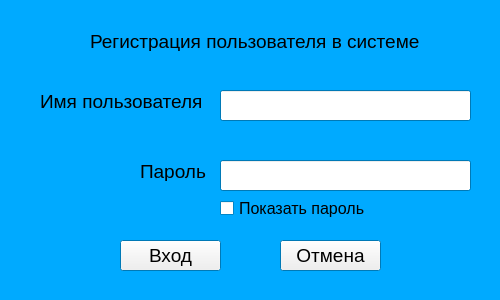
<?xml version="1.0" encoding="UTF-8"?>
<ui version="4.0">
 <class>LoginWindow</class>
 <widget class="QWidget" name="LoginWindow">
  <property name="geometry">
   <rect>
    <x>0</x>
    <y>0</y>
    <width>500</width>
    <height>300</height>
   </rect>
  </property>
  <property name="sizePolicy">
   <sizepolicy hsizetype="Fixed" vsizetype="Fixed">
    <horstretch>0</horstretch>
    <verstretch>0</verstretch>
   </sizepolicy>
  </property>
  <property name="minimumSize">
   <size>
    <width>500</width>
    <height>300</height>
   </size>
  </property>
  <property name="maximumSize">
   <size>
    <width>500</width>
    <height>300</height>
   </size>
  </property>
  <property name="palette">
   <palette>
    <active>
     <colorrole role="Base">
      <brush brushstyle="SolidPattern">
       <color alpha="255">
        <red>255</red>
        <green>255</green>
        <blue>255</blue>
       </color>
      </brush>
     </colorrole>
     <colorrole role="Window">
      <brush brushstyle="SolidPattern">
       <color alpha="255">
        <red>0</red>
        <green>170</green>
        <blue>255</blue>
       </color>
      </brush>
     </colorrole>
    </active>
    <inactive>
     <colorrole role="Base">
      <brush brushstyle="SolidPattern">
       <color alpha="255">
        <red>255</red>
        <green>255</green>
        <blue>255</blue>
       </color>
      </brush>
     </colorrole>
     <colorrole role="Window">
      <brush brushstyle="SolidPattern">
       <color alpha="255">
        <red>0</red>
        <green>170</green>
        <blue>255</blue>
       </color>
      </brush>
     </colorrole>
    </inactive>
    <disabled>
     <colorrole role="Base">
      <brush brushstyle="SolidPattern">
       <color alpha="255">
        <red>0</red>
        <green>170</green>
        <blue>255</blue>
       </color>
      </brush>
     </colorrole>
     <colorrole role="Window">
      <brush brushstyle="SolidPattern">
       <color alpha="255">
        <red>0</red>
        <green>170</green>
        <blue>255</blue>
       </color>
      </brush>
     </colorrole>
    </disabled>
   </palette>
  </property>
  <property name="windowTitle">
   <string>Регистрация пользователя в системе</string>
  </property>
  <widget class="QLabel" name="mainLbl">
   <property name="geometry">
    <rect>
     <x>90</x>
     <y>30</y>
     <width>361</width>
     <height>21</height>
    </rect>
   </property>
   <property name="text">
    <string>&lt;html&gt;&lt;head/&gt;&lt;body&gt;&lt;p&gt;&lt;span style=&quot; font-size:14pt;&quot;&gt;Регистрация пользователя в системе&lt;/span&gt;&lt;/p&gt;&lt;/body&gt;&lt;/html&gt;</string>
   </property>
  </widget>
  <widget class="QLabel" name="userNameLbl">
   <property name="geometry">
    <rect>
     <x>40</x>
     <y>90</y>
     <width>161</width>
     <height>21</height>
    </rect>
   </property>
   <property name="font">
    <font>
     <pointsize>14</pointsize>
    </font>
   </property>
   <property name="text">
    <string>&lt;html&gt;&lt;head/&gt;&lt;body&gt;&lt;p&gt;&lt;span style=&quot; font-size:14pt;&quot;&gt;Имя пользователя&lt;/span&gt;&lt;/p&gt;&lt;/body&gt;&lt;/html&gt;</string>
   </property>
  </widget>
  <widget class="QLabel" name="passLbl">
   <property name="geometry">
    <rect>
     <x>140</x>
     <y>160</y>
     <width>71</width>
     <height>21</height>
    </rect>
   </property>
   <property name="text">
    <string>&lt;html&gt;&lt;head/&gt;&lt;body&gt;&lt;p&gt;&lt;span style=&quot; font-size:14pt;&quot;&gt;Пароль&lt;/span&gt;&lt;/p&gt;&lt;/body&gt;&lt;/html&gt;</string>
   </property>
  </widget>
  <widget class="QLineEdit" name="loginEd">
   <property name="geometry">
    <rect>
     <x>220</x>
     <y>90</y>
     <width>251</width>
     <height>31</height>
    </rect>
   </property>
   <property name="font">
    <font>
     <pointsize>14</pointsize>
    </font>
   </property>
  </widget>
  <widget class="QLineEdit" name="passEd">
   <property name="geometry">
    <rect>
     <x>220</x>
     <y>160</y>
     <width>251</width>
     <height>31</height>
    </rect>
   </property>
   <property name="font">
    <font>
     <pointsize>14</pointsize>
    </font>
   </property>
   <property name="echoMode">
    <enum>QLineEdit::Password</enum>
   </property>
  </widget>
  <widget class="QPushButton" name="okBt">
   <property name="geometry">
    <rect>
     <x>120</x>
     <y>240</y>
     <width>101</width>
     <height>31</height>
    </rect>
   </property>
   <property name="font">
    <font>
     <pointsize>14</pointsize>
    </font>
   </property>
   <property name="text">
    <string>Вход</string>
   </property>
  </widget>
  <widget class="QPushButton" name="cancelBt">
   <property name="geometry">
    <rect>
     <x>280</x>
     <y>240</y>
     <width>101</width>
     <height>31</height>
    </rect>
   </property>
   <property name="font">
    <font>
     <pointsize>14</pointsize>
    </font>
   </property>
   <property name="text">
    <string>Отмена</string>
   </property>
  </widget>
  <widget class="QCheckBox" name="showPassChbx">
   <property name="geometry">
    <rect>
     <x>220</x>
     <y>200</y>
     <width>151</width>
     <height>17</height>
    </rect>
   </property>
   <property name="font">
    <font>
     <pointsize>12</pointsize>
    </font>
   </property>
   <property name="text">
    <string>Показать пароль</string>
   </property>
  </widget>
 </widget>
 <resources/>
 <connections/>
</ui>
